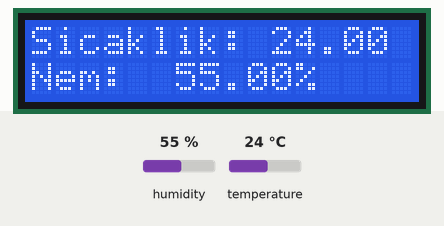
A sketch run on a simulated Arduino Uno, built with avr-gcc and run on an emulated ATmega328P. On the bench: 16×2 character LCD. The inputs (shaded band) are chosen by the test bench; at power-on: humidity 55 %, temperature 24 °C.

Above: at 1.2 s.
1.3 s: humidity set to 22 %
At 3.5 s:
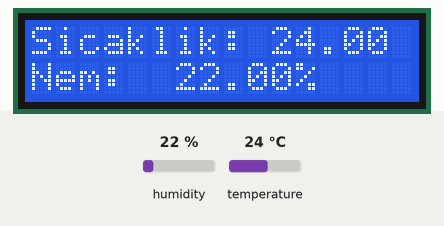
4.0 s: temperature set to 12 °C
At 4.8 s:
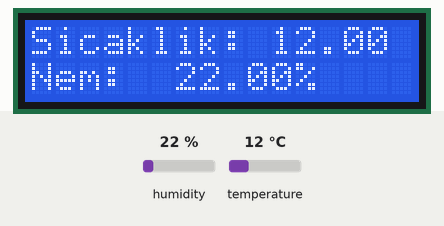
6.7 s: humidity set to 40 %
At 8.6 s:
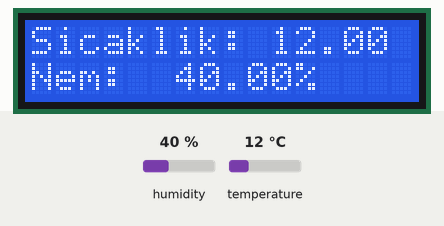
9.6 s: temperature set to 19 °C
At 11.0 s:
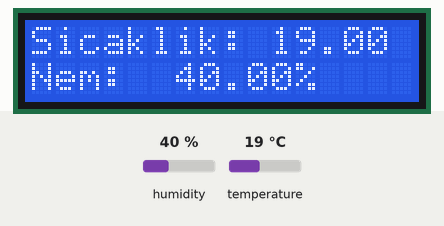
Timing chart, 0 to 12.6 s (numbered marks = the images above; inputs shaded):
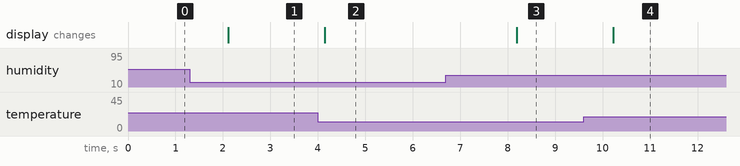

The sketch:

NotI2Cmain.ino
```cpp
#include <dht.h>
#include <LiquidCrystal.h>

dht DHT;

#define DHT11_PIN 2

LiquidCrystal lcd(12, 11, 5, 4, 3, 2);

void setup() {
  pinMode(DHT11_PIN, INPUT);
  lcd.begin(16, 2);
  lcd.print("Sicaklik: ");
  lcd.setCursor(0, 1);
  lcd.print("Nem: ");
}

void loop() {
  int readData = DHT.read11(DHT11_PIN);

  if (readData == DHTLIB_OK) {
    float temperature = DHT.temperature;
    float humidity = DHT.humidity;

    displayTemperature(temperature);
    displayHumidity(humidity);
  }

  delay(2000);
}

void displayTemperature(float temperature) {
  lcd.setCursor(10, 0);
  lcd.print(temperature);
  lcd.print(" C");
}

void displayHumidity(float humidity) {
  lcd.setCursor(6, 1);
  lcd.print(humidity);
  lcd.print("%");
}
```

Measured:
- after the input at 1.3 s, the display: changes after 0.82 s (image 1)
- after the input at 4.0 s, the display: changes after 0.14 s (image 2)
- after the input at 6.7 s, the display: changes after 1.5 s (image 3)
- after the input at 9.6 s, the display: changes after 0.62 s (image 4)
